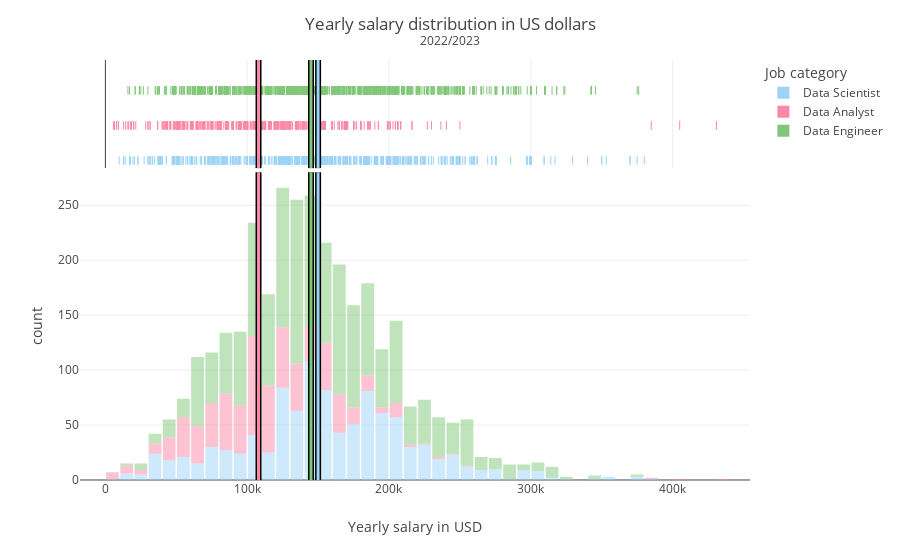

The cell this chart's notebook holds for it:
### Code cell
# Calculate medians
job_cats = list(job_dict.keys())
salary_meds = {}
for job_cat in job_cats:
    salary_meds[job_cat] = df[df.job_category == job_cat].salary_in_usd.median()

# Color map for job categories
job_cat_cmap = {'Data Scientist':'#9cd3f7', 'Data Analyst':'#fc88a7', 'Data Engineer':'#80c779'}

# Create the histograms
fig = px.histogram(df, x='salary_in_usd', nbins=50, color='job_category', marginal='rug',
                   color_discrete_map=job_cat_cmap,
                   labels = {'salary_in_usd': 'Yearly salary in USD', 'job_category': 'Job category'}, opacity=0.5)
fig.update_layout(bargap=0.1, title = "Yearly salary distribution in US dollars<br><sup>2022/2023</sup>")

# Plot the median vertical bars
for k, v in salary_meds.items():
    fig.add_vline(x=v, line_width=6, line_color='black')
    fig.add_vline(x=v, line_width=3, line_color=job_cat_cmap[k])

fig.show()

### Figure 1 — Plotly figure (JSON) as saved in the notebook; plotly's stock layout.template omitted (floating-point values rounded to 4 significant figures; data arrays with more than 128 entries replaced by an {"elided": "..."} marker saying what was removed)
{"data": [{"alignmentgroup": "True", "bingroup": "x", "hovertemplate": "Job category=Data Scientist<br>Yearly salary in USD=%{x}<br>count=%{y}<extra></extra>", "legendgroup": "Data Scientist", "marker": {"color": "#9cd3f7", "opacity": 0.5, "pattern": {"shape": ""}}, "name": "Data Scientist", "nbinsx": 50, "offsetgroup": "Data Scientist", "orientation": "v", "showlegend": true, "type": "histogram", "x": {"elided": "1031 int values"}, "xaxis": "x", "yaxis": "y"}, {"alignmentgroup": "True", "boxpoints": "all", "fillcolor": "rgba(255,255,255,0)", "hoveron": "points", "hovertemplate": "Job category=Data Scientist<br>Yearly salary in USD=%{x}<extra></extra>", "jitter": 0, "legendgroup": "Data Scientist", "line": {"color": "rgba(255,255,255,0)"}, "marker": {"color": "#9cd3f7", "symbol": "line-ns-open"}, "name": "Data Scientist", "offsetgroup": "Data Scientist", "showlegend": false, "type": "box", "x": {"elided": "1031 int values"}, "xaxis": "x2", "yaxis": "y2"}, {"alignmentgroup": "True", "bingroup": "x", "hovertemplate": "Job category=Data Analyst<br>Yearly salary in USD=%{x}<br>count=%{y}<extra></extra>", "legendgroup": "Data Analyst", "marker": {"color": "#fc88a7", "opacity": 0.5, "pattern": {"shape": ""}}, "name": "Data Analyst", "nbinsx": 50, "offsetgroup": "Data Analyst", "orientation": "v", "showlegend": true, "type": "histogram", "x": {"elided": "669 int values"}, "xaxis": "x", "yaxis": "y"}, {"alignmentgroup": "True", "boxpoints": "all", "fillcolor": "rgba(255,255,255,0)", "hoveron": "points", "hovertemplate": "Job category=Data Analyst<br>Yearly salary in USD=%{x}<extra></extra>", "jitter": 0, "legendgroup": "Data Analyst", "line": {"color": "rgba(255,255,255,0)"}, "marker": {"color": "#fc88a7", "symbol": "line-ns-open"}, "name": "Data Analyst", "offsetgroup": "Data Analyst", "showlegend": false, "type": "box", "x": {"elided": "669 int values"}, "xaxis": "x2", "yaxis": "y2"}, {"alignmentgroup": "True", "bingroup": "x", "hovertemplate": "Job category=Data Engineer<br>Yearly salary in USD=%{x}<br>count=%{y}<extra></extra>", "legendgroup": "Data Engineer", "marker": {"color": "#80c779", "opacity": 0.5, "pattern": {"shape": ""}}, "name": "Data Engineer", "nbinsx": 50, "offsetgroup": "Data Engineer", "orientation": "v", "showlegend": true, "type": "histogram", "x": {"elided": "1622 int values"}, "xaxis": "x", "yaxis": "y"}, {"alignmentgroup": "True", "boxpoints": "all", "fillcolor": "rgba(255,255,255,0)", "hoveron": "points", "hovertemplate": "Job category=Data Engineer<br>Yearly salary in USD=%{x}<extra></extra>", "jitter": 0, "legendgroup": "Data Engineer", "line": {"color": "rgba(255,255,255,0)"}, "marker": {"color": "#80c779", "symbol": "line-ns-open"}, "name": "Data Engineer", "offsetgroup": "Data Engineer", "showlegend": false, "type": "box", "x": {"elided": "1622 int values"}, "xaxis": "x2", "yaxis": "y2"}], "layout": {"bargap": 0.1, "barmode": "relative", "legend": {"title": {"text": "Job category"}, "tracegroupgap": 0}, "margin": {"t": 60}, "shapes": [{"line": {"color": "black", "width": 6}, "type": "line", "x0": 150000, "x1": 150000, "xref": "x", "y0": 0, "y1": 1, "yref": "y domain"}, {"line": {"color": "black", "width": 6}, "type": "line", "x0": 150000, "x1": 150000, "xref": "x2", "y0": 0, "y1": 1, "yref": "y2 domain"}, {"line": {"color": "#9cd3f7", "width": 3}, "type": "line", "x0": 150000, "x1": 150000, "xref": "x", "y0": 0, "y1": 1, "yref": "y domain"}, {"line": {"color": "#9cd3f7", "width": 3}, "type": "line", "x0": 150000, "x1": 150000, "xref": "x2", "y0": 0, "y1": 1, "yref": "y2 domain"}, {"line": {"color": "black", "width": 6}, "type": "line", "x0": 108000, "x1": 108000, "xref": "x", "y0": 0, "y1": 1, "yref": "y domain"}, {"line": {"color": "black", "width": 6}, "type": "line", "x0": 108000, "x1": 108000, "xref": "x2", "y0": 0, "y1": 1, "yref": "y2 domain"}, {"line": {"color": "#fc88a7", "width": 3}, "type": "line", "x0": 108000, "x1": 108000, "xref": "x", "y0": 0, "y1": 1, "yref": "y domain"}, {"line": {"color": "#fc88a7", "width": 3}, "type": "line", "x0": 108000, "x1": 108000, "xref": "x2", "y0": 0, "y1": 1, "yref": "y2 domain"}, {"line": {"color": "black", "width": 6}, "type": "line", "x0": 145000, "x1": 145000, "xref": "x", "y0": 0, "y1": 1, "yref": "y domain"}, {"line": {"color": "black", "width": 6}, "type": "line", "x0": 145000, "x1": 145000, "xref": "x2", "y0": 0, "y1": 1, "yref": "y2 domain"}, {"line": {"color": "#80c779", "width": 3}, "type": "line", "x0": 145000, "x1": 145000, "xref": "x", "y0": 0, "y1": 1, "yref": "y domain"}, {"line": {"color": "#80c779", "width": 3}, "type": "line", "x0": 145000, "x1": 145000, "xref": "x2", "y0": 0, "y1": 1, "yref": "y2 domain"}], "title": {"text": "Yearly salary distribution in US dollars<br><sup>2022/2023</sup>"}, "xaxis": {"anchor": "y", "domain": [0, 1], "title": {"text": "Yearly salary in USD"}}, "xaxis2": {"anchor": "y2", "domain": [0, 1], "matches": "x", "showgrid": true, "showticklabels": false}, "yaxis": {"anchor": "x", "domain": [0, 0.7326], "title": {"text": "count"}}, "yaxis2": {"anchor": "x2", "domain": [0.7426, 1], "matches": "y2", "showgrid": false, "showline": false, "showticklabels": false, "ticks": ""}}}
